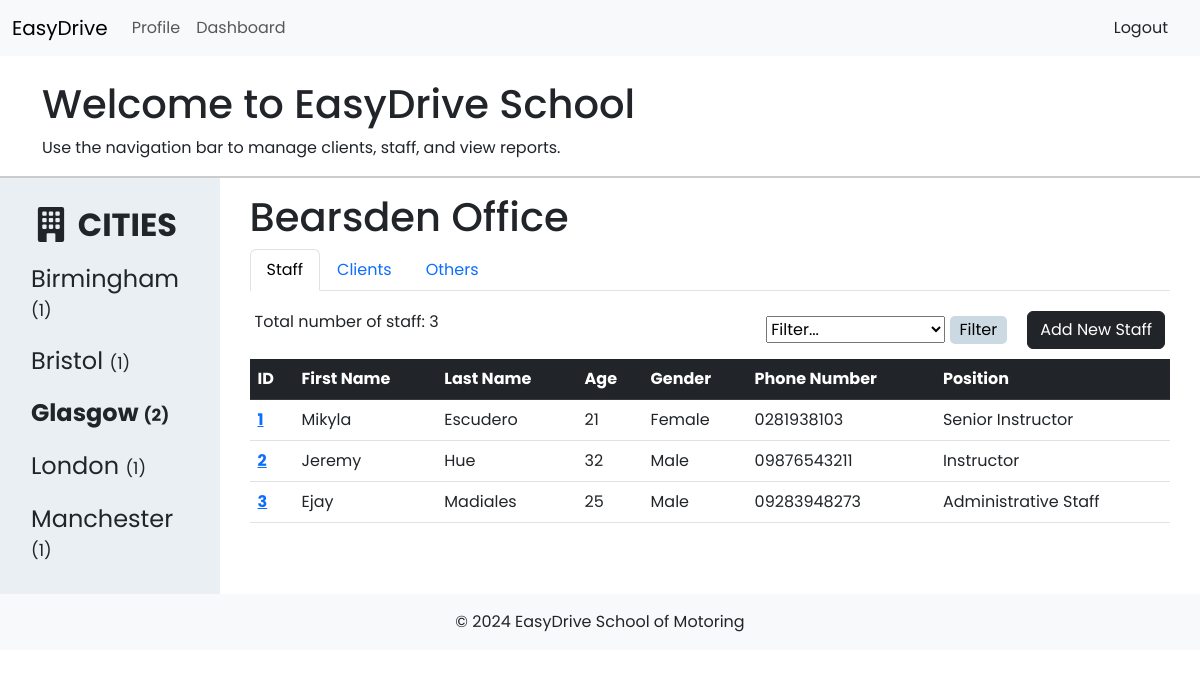
/views/managerView/dashboard_m_s.php?address=Bearsden&c=Glasgow (signed in), run on an earlier commit of the app's database.
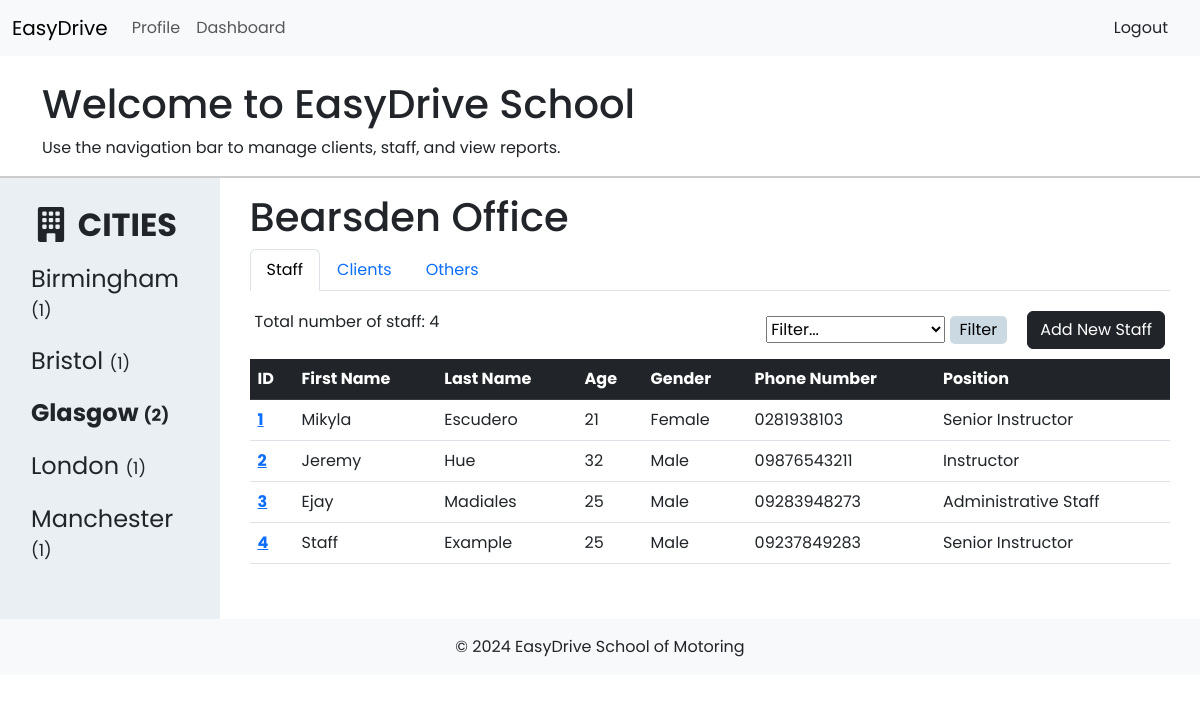
And on a later commit of the database.
### tables this page shows
CREATE TABLE `staff` (
  `Staff_ID` int(11) NOT NULL,
  `First_Name` varchar(255) NOT NULL,
  `Last_Name` varchar(255) NOT NULL,
  `Phone_Num` varchar(15) NOT NULL,
  `Age` int(11) NOT NULL,
  `Gender` varchar(50) NOT NULL,
  `Position` varchar(255) NOT NULL,
  `Office_ID` int(11) NOT NULL,
  `User_ID` int(11) NOT NULL
);

### views/managerView/dashboard_m_s.php (the view, shortened to what the changed rows need)
<?php
    include '../../db_connection.php';
    $address = $_GET['address'];
    $sql = "SELECT city from office where address = '$address'";
    $data = $conn->query($sql);
    $city = $data -> fetch_assoc();
    $c = $city['city'];
?>
<!DOCTYPE html>
<html lang="en">
<head>
    <link rel="stylesheet" href="dashboard.css">
    <link rel="stylesheet" href="dashboard_m.css">
</head>
<body style="font-family:'Poppins';">
    <?php  include 'header_manager.php'  ?>
    <?php  include 'dashboard.php'  ?>
    <div>
        <div class="main">
            <div class="sidenav">
                <nav id="nav" class="nav">
                    <div>
                            <?php
                                $cities = "SELECT City,
                                COUNT(*) as totaloffices
                                from office
                                group by City";
                                $r = $conn->query($cities);
                                while($city = $r -> fetch_assoc()){
                            ?>
                                <a class="nav-link link-dark link-underline-opacity-0" href="dashboard_m.php?city=<?php echo $city['City'] ?>">
                                    <?php if($city['City'] === $c): ?>
                                        <h4 style="font-weight: 700;"><?php echo $city['City'] ?> <span>(<?php echo $city['totaloffices'] ?>)</span></h4>
                                    <?php else: ?>
                                        <h4><?php echo $city['City'] ?> <span>(<?php echo $city['totaloffices'] ?>)</span></h4>
                                    <?php endif ?>
                                </a>
                            <?php
                            }
                        ?>
                    </div>
                </nav>
                <div class="dashboard">
                    <div class="title">
                        <h1><?php echo $address ?> Office</h1>
                    </div>
                        <div class="add">
                            <?php
                                $total_staff = "SELECT o.Name AS Office_Name, COUNT(s.Staff_ID) AS Total_Staff
                                                FROM office o
                                                LEFT JOIN staff s ON o.Office_ID = s.Office_ID
                                                WHERE o.Address = '$address' GROUP BY o.Name";
                                $r2 = $conn->query($total_staff);
                            ?>
                            <?php while($t_s = $r2 -> fetch_assoc()){ ?>
                                <p>Total number of staff: <?php echo $t_s['Total_Staff'] ?></p>
                                <?php
                                }
                            ?>
                            <div class="addsort">
                                <form method="GET" action="">
                                </form>
                                <a href="../../login-register-interview2/staff_signup.php"><button type="button" class="btn btn-dark" style="margin: 0;">Add New Staff</button></a>
                            </div>
                        </div>
                        <?php
                        $staff_info = "SELECT
                        s.Staff_ID AS ID,
                        s.First_Name,
                        s.Last_Name,
                        s.Age,
                        s.Gender,
                        s.Phone_Num,
                        s.Position
                        FROM staff s
                        JOIN office o ON s.Office_ID = o.Office_ID
                        WHERE o.Address = ?";
                    $stmt = $conn->prepare($staff_info);
                    if (isset($filter) && $filter !== "All") {
                        $stmt->bind_param("ss", $address, $filter);
                    } else {
                        $stmt->bind_param("s", $address);
                    }
                    $stmt->execute();
                    $result = $stmt->get_result();
                    ?>
                        <?php if ($result->num_rows > 0) { ?>
                        <table class="table table-hover">
                            <thead>
                                <tr class="table-dark">
                                <th scope="col">ID</th>
                                <th scope="col">First Name</th>
                                <th scope="col">Last Name</th>
                                <th scope="col">Age</th>
                                <th scope="col">Gender</th>
                                <th scope="col">Phone Number</th>
                                <th scope="col">Position</th>
                                </tr>
                            </thead>
                            <tbody>
                            <?php
                                    while($staff = $result -> fetch_assoc()){
                                    ?>
                                        <tr>
                                            <th scope="row"><a href="dashboard_m_s_interviews.php?staffid=<?php echo $staff['ID']?>"><?php echo $staff['ID']?></a></th>
                                            <td><?php echo $staff['First_Name']?></td>
                                            <td><?php echo $staff['Last_Name']?></td>
                                            <td><?php echo $staff['Age']?></td>
                                            <td><?php echo $staff['Gender']?></td>
                                            <td><?php echo $staff['Phone_Num']?></td>
                                            <td><?php echo $staff['Position']?></td>
                                        </tr>
                                    <?php
                                    }
                                } else {
                                    echo "<tr><p>There are no staff under this position.</p></tr>";
                                }
                            ?>
                            </tbody>
                        </table>
                        <br>
                </div>
            </div>
        </div>
    </div>
    <?php include '../../footer.php' ?>
</body>
</html>

What changed in the data, as far as the page shows it:
added staff: Staff_ID "4", First_Name "Staff", Last_Name "Example", Age "25", Gender "Male", Phone_Num "09237849283", Position "Senior Instructor"
Also different on the page:
new list line: "Total number of staff: 4"
list line gone: "Total number of staff: 3"
